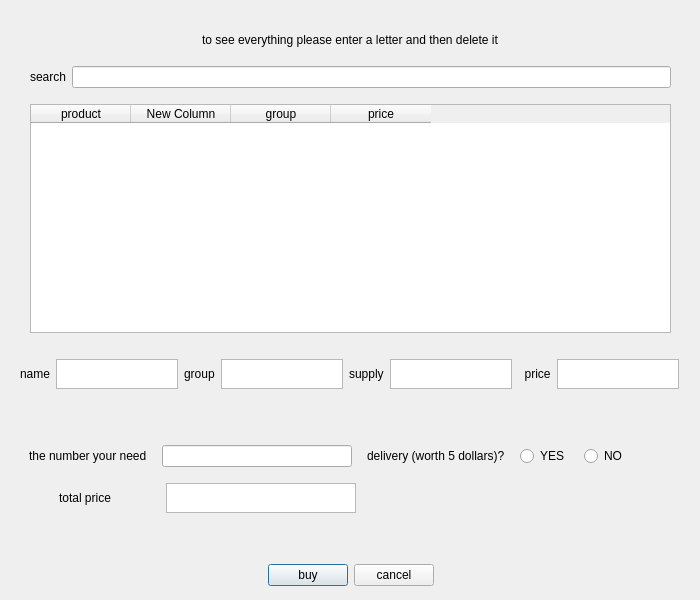
<?xml version="1.0" encoding="UTF-8"?>
<ui version="4.0">
 <class>mbuy</class>
 <widget class="QDialog" name="mbuy">
  <property name="geometry">
   <rect>
    <x>0</x>
    <y>0</y>
    <width>700</width>
    <height>600</height>
   </rect>
  </property>
  <property name="sizePolicy">
   <sizepolicy hsizetype="Fixed" vsizetype="Fixed">
    <horstretch>0</horstretch>
    <verstretch>0</verstretch>
   </sizepolicy>
  </property>
  <property name="maximumSize">
   <size>
    <width>700</width>
    <height>600</height>
   </size>
  </property>
  <property name="windowTitle">
   <string>Dialog</string>
  </property>
  <widget class="QWidget" name="back" native="true">
   <property name="geometry">
    <rect>
     <x>10</x>
     <y>10</y>
     <width>681</width>
     <height>581</height>
    </rect>
   </property>
   <property name="sizePolicy">
    <sizepolicy hsizetype="Fixed" vsizetype="Fixed">
     <horstretch>0</horstretch>
     <verstretch>0</verstretch>
    </sizepolicy>
   </property>
   <property name="maximumSize">
    <size>
     <width>700</width>
     <height>600</height>
    </size>
   </property>
   <property name="styleSheet">
    <string notr="true">#back
{
	border-image: url(:/new/prefix7/a9fscjcjqfvhehtvvgpfghrkhdi74syp8ae5sjkiyfi3u7qm7b6ulglanhmwcf5w-.jpg);
}</string>
   </property>
   <layout class="QVBoxLayout" name="verticalLayout">
    <property name="leftMargin">
     <number>5</number>
    </property>
    <property name="topMargin">
     <number>5</number>
    </property>
    <property name="rightMargin">
     <number>5</number>
    </property>
    <property name="bottomMargin">
     <number>5</number>
    </property>
    <item>
     <layout class="QHBoxLayout" name="horizontalLayout_4">
      <property name="leftMargin">
       <number>5</number>
      </property>
      <property name="topMargin">
       <number>5</number>
      </property>
      <property name="rightMargin">
       <number>5</number>
      </property>
      <property name="bottomMargin">
       <number>5</number>
      </property>
      <item>
       <layout class="QVBoxLayout" name="verticalLayout_3">
        <property name="leftMargin">
         <number>5</number>
        </property>
        <property name="topMargin">
         <number>5</number>
        </property>
        <property name="rightMargin">
         <number>5</number>
        </property>
        <property name="bottomMargin">
         <number>5</number>
        </property>
        <item>
         <layout class="QHBoxLayout" name="horizontalLayout_6">
          <property name="leftMargin">
           <number>5</number>
          </property>
          <property name="topMargin">
           <number>5</number>
          </property>
          <property name="rightMargin">
           <number>5</number>
          </property>
          <property name="bottomMargin">
           <number>5</number>
          </property>
          <item>
           <spacer name="horizontalSpacer_2">
            <property name="orientation">
             <enum>Qt::Horizontal</enum>
            </property>
            <property name="sizeHint" stdset="0">
             <size>
              <width>40</width>
              <height>20</height>
             </size>
            </property>
           </spacer>
          </item>
          <item>
           <widget class="QLabel" name="label_8">
            <property name="text">
             <string>to see everything please enter a letter and then delete it</string>
            </property>
           </widget>
          </item>
          <item>
           <spacer name="horizontalSpacer">
            <property name="orientation">
             <enum>Qt::Horizontal</enum>
            </property>
            <property name="sizeHint" stdset="0">
             <size>
              <width>40</width>
              <height>20</height>
             </size>
            </property>
           </spacer>
          </item>
         </layout>
        </item>
        <item>
         <layout class="QHBoxLayout" name="horizontalLayout">
          <property name="leftMargin">
           <number>5</number>
          </property>
          <property name="topMargin">
           <number>5</number>
          </property>
          <property name="rightMargin">
           <number>5</number>
          </property>
          <property name="bottomMargin">
           <number>5</number>
          </property>
          <item>
           <widget class="QLabel" name="label">
            <property name="sizePolicy">
             <sizepolicy hsizetype="Fixed" vsizetype="Fixed">
              <horstretch>0</horstretch>
              <verstretch>0</verstretch>
             </sizepolicy>
            </property>
            <property name="styleSheet">
             <string notr="true">color:black</string>
            </property>
            <property name="text">
             <string>search</string>
            </property>
           </widget>
          </item>
          <item>
           <widget class="QLineEdit" name="searchline">
            <property name="sizePolicy">
             <sizepolicy hsizetype="Fixed" vsizetype="Fixed">
              <horstretch>0</horstretch>
              <verstretch>0</verstretch>
             </sizepolicy>
            </property>
            <property name="maximumSize">
             <size>
              <width>700</width>
              <height>30</height>
             </size>
            </property>
           </widget>
          </item>
         </layout>
        </item>
        <item>
         <layout class="QHBoxLayout" name="horizontalLayout_2">
          <property name="leftMargin">
           <number>5</number>
          </property>
          <property name="topMargin">
           <number>5</number>
          </property>
          <property name="rightMargin">
           <number>5</number>
          </property>
          <property name="bottomMargin">
           <number>5</number>
          </property>
          <item>
           <widget class="QTableWidget" name="show">
            <column>
             <property name="text">
              <string>product</string>
             </property>
            </column>
            <column>
             <property name="text">
              <string>New Column</string>
             </property>
            </column>
            <column>
             <property name="text">
              <string>group</string>
             </property>
            </column>
            <column>
             <property name="text">
              <string>price</string>
             </property>
            </column>
           </widget>
          </item>
         </layout>
        </item>
       </layout>
      </item>
     </layout>
    </item>
    <item>
     <layout class="QHBoxLayout" name="horizontalLayout_11">
      <property name="leftMargin">
       <number>5</number>
      </property>
      <property name="topMargin">
       <number>5</number>
      </property>
      <property name="rightMargin">
       <number>5</number>
      </property>
      <property name="bottomMargin">
       <number>5</number>
      </property>
      <item>
       <widget class="QLabel" name="label_6">
        <property name="text">
         <string>name</string>
        </property>
       </widget>
      </item>
      <item>
       <widget class="QTextBrowser" name="name">
        <property name="sizePolicy">
         <sizepolicy hsizetype="Fixed" vsizetype="Fixed">
          <horstretch>0</horstretch>
          <verstretch>0</verstretch>
         </sizepolicy>
        </property>
        <property name="maximumSize">
         <size>
          <width>200</width>
          <height>30</height>
         </size>
        </property>
       </widget>
      </item>
      <item>
       <widget class="QLabel" name="label_7">
        <property name="sizePolicy">
         <sizepolicy hsizetype="Fixed" vsizetype="Fixed">
          <horstretch>0</horstretch>
          <verstretch>0</verstretch>
         </sizepolicy>
        </property>
        <property name="text">
         <string>group</string>
        </property>
       </widget>
      </item>
      <item>
       <widget class="QTextBrowser" name="group">
        <property name="sizePolicy">
         <sizepolicy hsizetype="Fixed" vsizetype="Fixed">
          <horstretch>0</horstretch>
          <verstretch>0</verstretch>
         </sizepolicy>
        </property>
        <property name="maximumSize">
         <size>
          <width>200</width>
          <height>30</height>
         </size>
        </property>
       </widget>
      </item>
      <item>
       <widget class="QLabel" name="label_3">
        <property name="sizePolicy">
         <sizepolicy hsizetype="Fixed" vsizetype="Fixed">
          <horstretch>0</horstretch>
          <verstretch>0</verstretch>
         </sizepolicy>
        </property>
        <property name="text">
         <string>supply</string>
        </property>
       </widget>
      </item>
      <item>
       <widget class="QTextBrowser" name="supply">
        <property name="sizePolicy">
         <sizepolicy hsizetype="Fixed" vsizetype="Fixed">
          <horstretch>0</horstretch>
          <verstretch>0</verstretch>
         </sizepolicy>
        </property>
        <property name="maximumSize">
         <size>
          <width>200</width>
          <height>30</height>
         </size>
        </property>
       </widget>
      </item>
      <item>
       <widget class="QLabel" name="label_4">
        <property name="sizePolicy">
         <sizepolicy hsizetype="Fixed" vsizetype="Fixed">
          <horstretch>0</horstretch>
          <verstretch>0</verstretch>
         </sizepolicy>
        </property>
        <property name="text">
         <string>  price</string>
        </property>
       </widget>
      </item>
      <item>
       <widget class="QTextBrowser" name="price">
        <property name="sizePolicy">
         <sizepolicy hsizetype="Fixed" vsizetype="Fixed">
          <horstretch>0</horstretch>
          <verstretch>0</verstretch>
         </sizepolicy>
        </property>
        <property name="maximumSize">
         <size>
          <width>200</width>
          <height>30</height>
         </size>
        </property>
       </widget>
      </item>
     </layout>
    </item>
    <item>
     <spacer name="verticalSpacer_2">
      <property name="orientation">
       <enum>Qt::Vertical</enum>
      </property>
      <property name="sizeType">
       <enum>QSizePolicy::Fixed</enum>
      </property>
      <property name="sizeHint" stdset="0">
       <size>
        <width>20</width>
        <height>40</height>
       </size>
      </property>
     </spacer>
    </item>
    <item>
     <layout class="QHBoxLayout" name="horizontalLayout_3">
      <property name="leftMargin">
       <number>5</number>
      </property>
      <property name="topMargin">
       <number>5</number>
      </property>
      <property name="rightMargin">
       <number>5</number>
      </property>
      <property name="bottomMargin">
       <number>5</number>
      </property>
      <item>
       <widget class="QLabel" name="label_2">
        <property name="sizePolicy">
         <sizepolicy hsizetype="Fixed" vsizetype="Fixed">
          <horstretch>0</horstretch>
          <verstretch>0</verstretch>
         </sizepolicy>
        </property>
        <property name="text">
         <string>the number your need</string>
        </property>
       </widget>
      </item>
      <item>
       <widget class="QLineEdit" name="needline">
        <property name="sizePolicy">
         <sizepolicy hsizetype="Fixed" vsizetype="Fixed">
          <horstretch>0</horstretch>
          <verstretch>0</verstretch>
         </sizepolicy>
        </property>
        <property name="maximumSize">
         <size>
          <width>190</width>
          <height>30</height>
         </size>
        </property>
       </widget>
      </item>
      <item>
       <widget class="QLabel" name="label_9">
        <property name="sizePolicy">
         <sizepolicy hsizetype="Fixed" vsizetype="Fixed">
          <horstretch>0</horstretch>
          <verstretch>0</verstretch>
         </sizepolicy>
        </property>
        <property name="text">
         <string>delivery (worth 5 dollars)?</string>
        </property>
       </widget>
      </item>
      <item>
       <widget class="QRadioButton" name="YES">
        <property name="sizePolicy">
         <sizepolicy hsizetype="Fixed" vsizetype="Fixed">
          <horstretch>0</horstretch>
          <verstretch>0</verstretch>
         </sizepolicy>
        </property>
        <property name="text">
         <string>YES</string>
        </property>
       </widget>
      </item>
      <item>
       <widget class="QRadioButton" name="no">
        <property name="sizePolicy">
         <sizepolicy hsizetype="Fixed" vsizetype="Fixed">
          <horstretch>0</horstretch>
          <verstretch>0</verstretch>
         </sizepolicy>
        </property>
        <property name="text">
         <string>NO</string>
        </property>
       </widget>
      </item>
      <item>
       <spacer name="horizontalSpacer_4">
        <property name="orientation">
         <enum>Qt::Horizontal</enum>
        </property>
        <property name="sizeType">
         <enum>QSizePolicy::Fixed</enum>
        </property>
        <property name="sizeHint" stdset="0">
         <size>
          <width>40</width>
          <height>20</height>
         </size>
        </property>
       </spacer>
      </item>
     </layout>
    </item>
    <item>
     <layout class="QHBoxLayout" name="horizontalLayout_8">
      <property name="leftMargin">
       <number>5</number>
      </property>
      <property name="topMargin">
       <number>5</number>
      </property>
      <property name="rightMargin">
       <number>5</number>
      </property>
      <property name="bottomMargin">
       <number>5</number>
      </property>
      <item>
       <widget class="QLabel" name="label_5">
        <property name="sizePolicy">
         <sizepolicy hsizetype="Fixed" vsizetype="Fixed">
          <horstretch>0</horstretch>
          <verstretch>0</verstretch>
         </sizepolicy>
        </property>
        <property name="text">
         <string>total price</string>
        </property>
       </widget>
      </item>
      <item>
       <spacer name="horizontalSpacer_5">
        <property name="orientation">
         <enum>Qt::Horizontal</enum>
        </property>
        <property name="sizeType">
         <enum>QSizePolicy::Fixed</enum>
        </property>
        <property name="sizeHint" stdset="0">
         <size>
          <width>10</width>
          <height>20</height>
         </size>
        </property>
       </spacer>
      </item>
      <item>
       <widget class="QTextBrowser" name="totalpriceline">
        <property name="sizePolicy">
         <sizepolicy hsizetype="Fixed" vsizetype="Fixed">
          <horstretch>0</horstretch>
          <verstretch>0</verstretch>
         </sizepolicy>
        </property>
        <property name="maximumSize">
         <size>
          <width>190</width>
          <height>30</height>
         </size>
        </property>
       </widget>
      </item>
      <item>
       <spacer name="horizontalSpacer_3">
        <property name="orientation">
         <enum>Qt::Horizontal</enum>
        </property>
        <property name="sizeType">
         <enum>QSizePolicy::Fixed</enum>
        </property>
        <property name="sizeHint" stdset="0">
         <size>
          <width>285</width>
          <height>20</height>
         </size>
        </property>
       </spacer>
      </item>
     </layout>
    </item>
    <item>
     <spacer name="verticalSpacer_3">
      <property name="orientation">
       <enum>Qt::Vertical</enum>
      </property>
      <property name="sizeType">
       <enum>QSizePolicy::Fixed</enum>
      </property>
      <property name="sizeHint" stdset="0">
       <size>
        <width>20</width>
        <height>40</height>
       </size>
      </property>
     </spacer>
    </item>
    <item>
     <layout class="QHBoxLayout" name="horizontalLayout_5">
      <item>
       <spacer name="horizontalSpacer_9">
        <property name="orientation">
         <enum>Qt::Horizontal</enum>
        </property>
        <property name="sizeHint" stdset="0">
         <size>
          <width>40</width>
          <height>20</height>
         </size>
        </property>
       </spacer>
      </item>
      <item>
       <widget class="QPushButton" name="buy">
        <property name="text">
         <string>buy</string>
        </property>
       </widget>
      </item>
      <item>
       <widget class="QPushButton" name="cancel">
        <property name="text">
         <string>cancel</string>
        </property>
       </widget>
      </item>
      <item>
       <spacer name="horizontalSpacer_6">
        <property name="orientation">
         <enum>Qt::Horizontal</enum>
        </property>
        <property name="sizeHint" stdset="0">
         <size>
          <width>40</width>
          <height>20</height>
         </size>
        </property>
       </spacer>
      </item>
     </layout>
    </item>
   </layout>
  </widget>
 </widget>
 <resources/>
 <connections/>
</ui>
